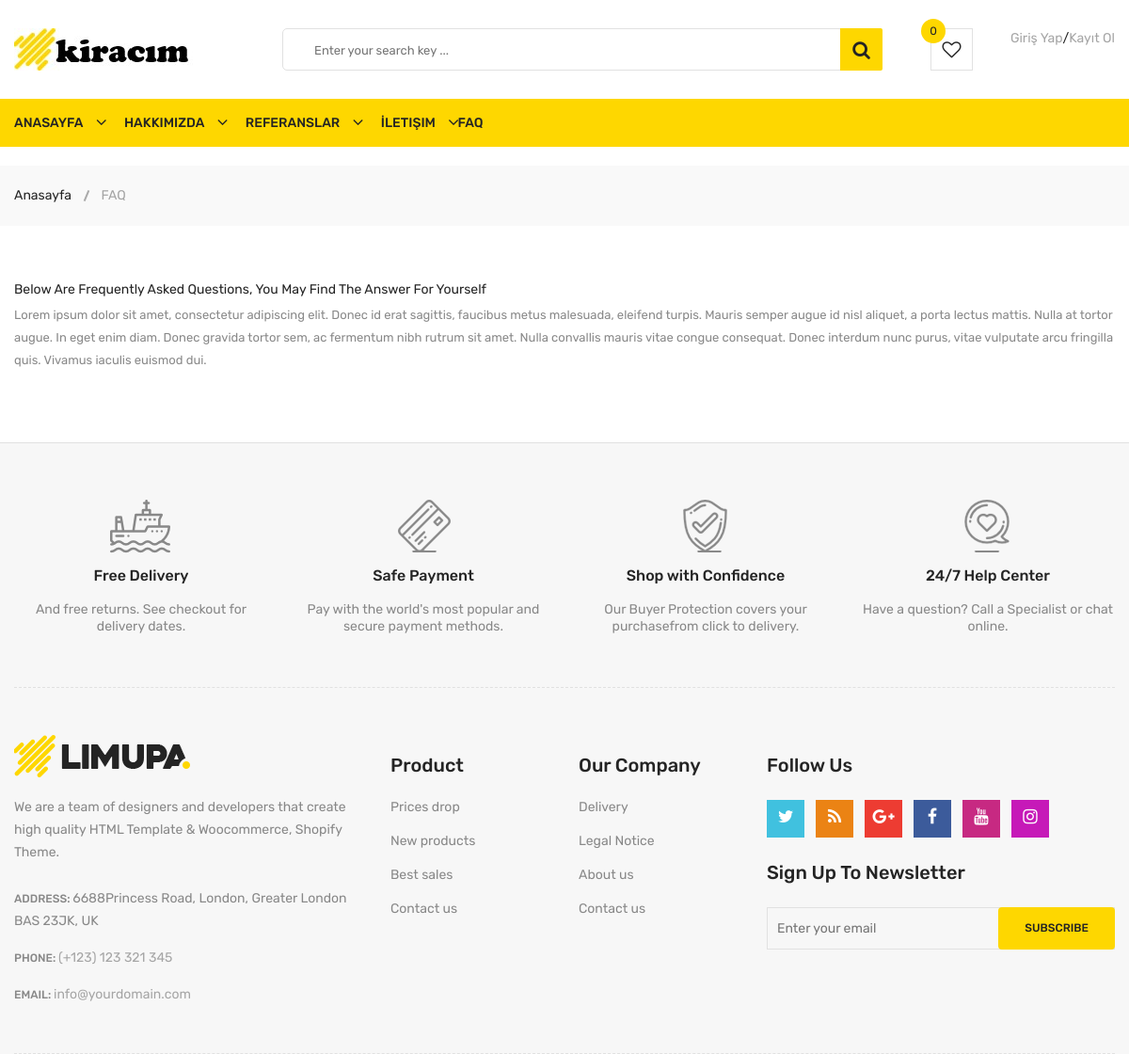
The app's page /faq/, older data.
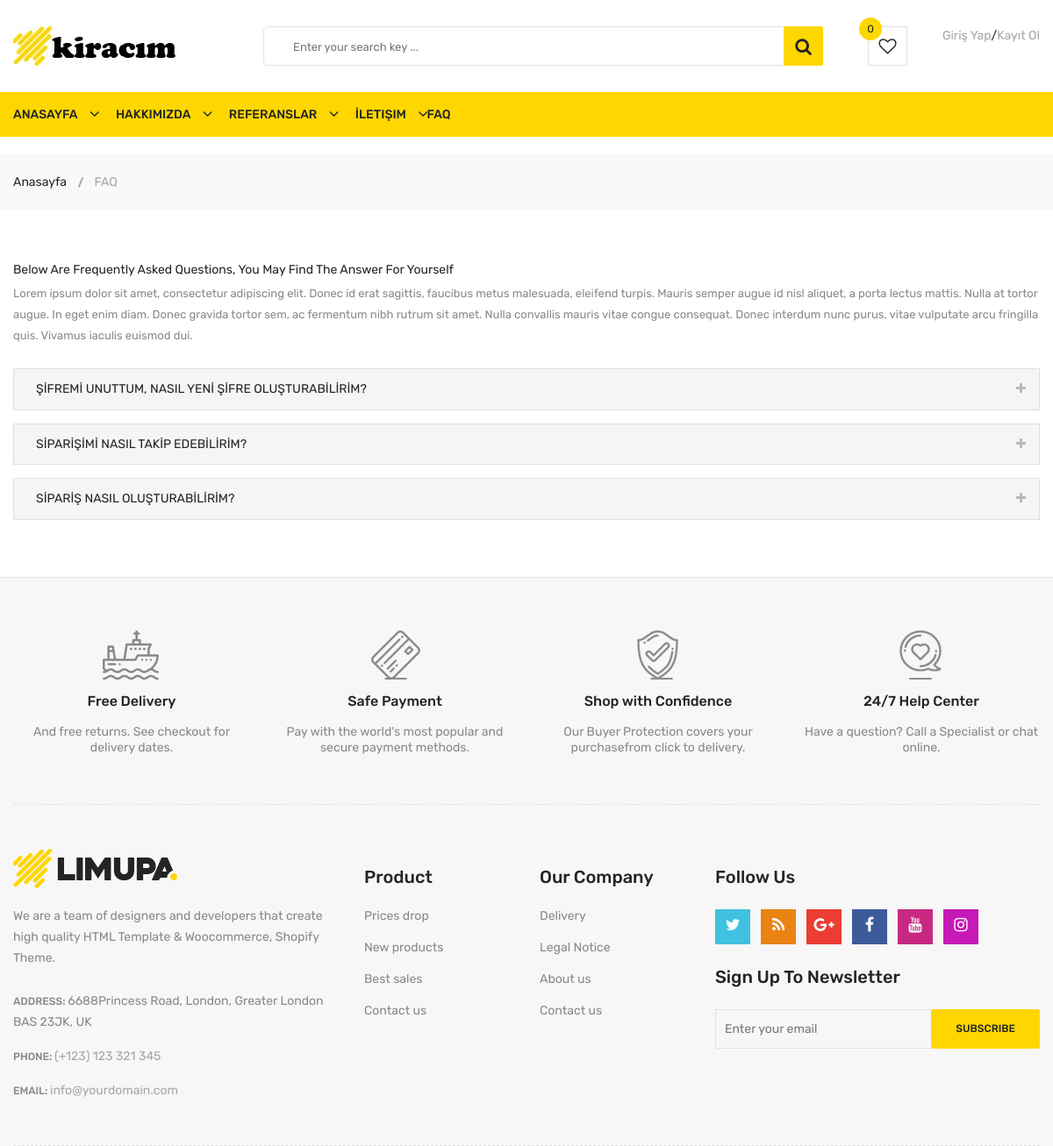
The same page, newer data.
### home/models.py (models this page shows, shortened)
class FAQ(models.Model):
    STATUS = (
        ('True', 'True'),
        ('False', 'False'),
    )
    ordernumber = models.IntegerField()
    siranumber = models.CharField(blank=True, max_length=20)
    question = models.CharField(blank=True, max_length=150)
    answer = models.TextField()
    status = models.CharField(max_length=10, choices=STATUS )
    created_at = models.DateTimeField(auto_now_add=True)
    update_at = models.DateTimeField(auto_now=True)

### home/views.py (the view)
# urls.py: path('faq/', views.faq, name='faq'),
def faq(request):
    category = Category.objects.all()
    faq = FAQ.objects.all().order_by('ordernumber')
    context = {'category': category,
               'faq': faq,
               }
    return render(request, 'faq.html',context)

### home/templates/faq.html (shortened to what this page needs)
{% extends "homebase.html" %}
{% block content %}
<div class="breadcrumb-area">
    <div class="container">
        <div class="breadcrumb-content">
            <ul>
                <li><a href="index.html">Anasayfa</a></li>
                <li class="active">FAQ</li>
            </ul>
        </div>
    </div>
</div>
<div class="container">
    <div class="frequently-area pt-60 pb-50">
                <div class="container">
                    <div class="row">
                        <div class="col-md-12">
                            <div class="frequently-content">
                                <div class="frequently-desc">
                                    <h3>Below are frequently asked questions, you may find the answer for yourself</h3>
                                    <p>Lorem ipsum dolor sit amet, consectetur adipiscing elit. Donec id erat sagittis, faucibus metus malesuada, eleifend turpis. Mauris semper augue id nisl aliquet, a porta lectus mattis. Nulla at tortor augue. In eget enim diam. Donec gravida tortor sem, ac fermentum nibh rutrum sit amet. Nulla convallis mauris vitae congue consequat. Donec interdum nunc purus, vitae vulputate arcu fringilla quis. Vivamus iaculis euismod dui.</p>
                                </div>
                            </div>
                            <div class="frequently-accordion">
                                <div id="accordion">
                                    {% for rs in faq %}
                                  <div class="card">
                                    <div class="card-header" id="heading{{ rs.siranumber }}">
                                      <h5 class="mb-0">
                                        <a class="collapsed" data-toggle="collapse" data-target="#collapse{{ rs.siranumber }}" aria-expanded="false" aria-controls="collapse{{ rs.siranumber }}">
                                          {{ rs.question }}
                                        </a>
                                      </h5>
                                    </div>
                                  </div>
                                    {% endfor %}
                                </div>
                            </div>
                        </div>
                    </div>
                </div>
            </div>
</div>
{% endblock %}

Row changes from the older to the newer data that the page shows:
added FAQ: question "ŞİFREMİ UNUTTUM, NASIL YENİ ŞİFRE OLUŞTURABİLİRİM?"
added FAQ: question "SİPARİŞİMİ NASIL TAKİP EDEBİLİRİM?"
added FAQ: question "SİPARİŞ NASIL OLUŞTURABİLİRİM?"
